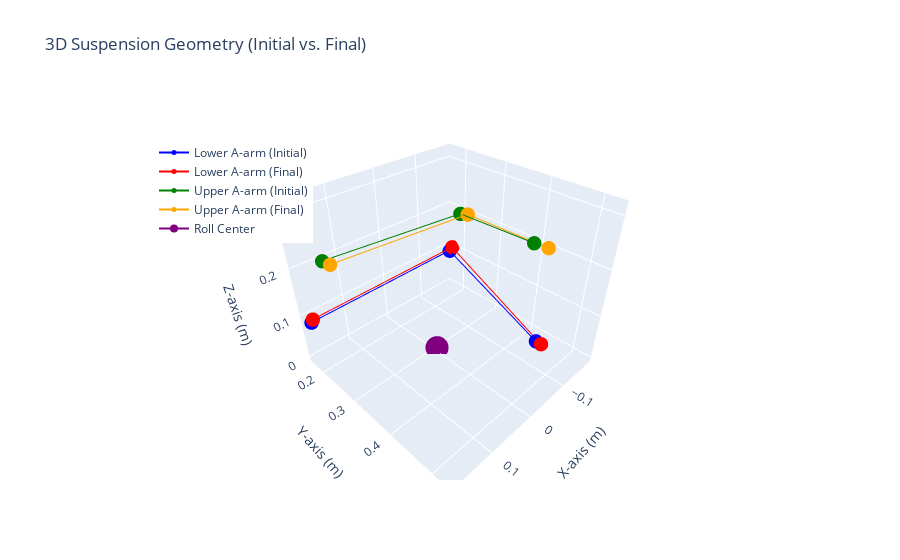

The code cell stored with this chart in its notebook:
### Code cell
# Extract the initial and final suspension points from the results
lower_initial = results[0, 2:11].reshape(3, 3)  # First row, lower A-arm (3x3)
upper_initial = results[0, 11:20].reshape(3, 3)  # First row, upper A-arm (3x3)

lower_final = results[-1, 2:11].reshape(3, 3)  # Last row, lower A-arm (3x3)
upper_final = results[-1, 11:20].reshape(3, 3)  # Last row, upper A-arm (3x3)

# Extract roll centers
rc_initial = results[0, 20:23]  # Initial roll center
rc_final = results[-1, 20:23]  # Final roll center

# Create a 3D scatter plot
fig = go.Figure()

# Add initial lower A-arm points
fig.add_trace(go.Scatter3d(
    x=lower_initial[:, 0], y=lower_initial[:, 1], z=lower_initial[:, 2],
    mode='markers+lines',
    marker=dict(size=5, color='blue'),
    name='Lower A-arm (Initial)'
))

# Add final lower A-arm points
fig.add_trace(go.Scatter3d(
    x=lower_final[:, 0], y=lower_final[:, 1], z=lower_final[:, 2],
    mode='markers+lines',
    marker=dict(size=5, color='red'),
    name='Lower A-arm (Final)'
))

# Add initial upper A-arm points
fig.add_trace(go.Scatter3d(
    x=upper_initial[:, 0], y=upper_initial[:, 1], z=upper_initial[:, 2],
    mode='markers+lines',
    marker=dict(size=5, color='green'),
    name='Upper A-arm (Initial)'
))

# Add final upper A-arm points
fig.add_trace(go.Scatter3d(
    x=upper_final[:, 0], y=upper_final[:, 1], z=upper_final[:, 2],
    mode='markers+lines',
    marker=dict(size=5, color='orange'),
    name='Upper A-arm (Final)'
))

# Add roll center points
fig.add_trace(go.Scatter3d(
    x=[rc_initial[0], rc_final[0]],
    y=[rc_initial[1], rc_final[1]],
    z=[rc_initial[2], rc_final[2]],
    mode='markers+lines',
    marker=dict(size=8, color='purple'),
    name='Roll Center'
))

# Configure the layout
fig.update_layout(
    scene=dict(
        xaxis_title='X-axis (m)',
        yaxis_title='Y-axis (m)',
        zaxis_title='Z-axis (m)'
    ),
    title="3D Suspension Geometry (Initial vs. Final)",
    legend=dict(x=0.1, y=0.9)
)

# Show the figure
fig.show()

# Print the initial and final points
print("Initial Lower A-arm Points:\n", lower_initial)
print("Final Lower A-arm Points:\n", lower_final)

print("Initial Upper A-arm Points:\n", upper_initial)
print("Final Upper A-arm Points:\n", upper_final)

print("Initial Roll Center:", rc_initial)
print("Final Roll Center:", rc_final)

### Figure 1 — Plotly figure (JSON) as saved in the notebook; plotly's stock layout.template omitted (floating-point values rounded to 4 significant figures)
{"data": [{"marker": {"color": "blue", "size": 5}, "mode": "markers+lines", "name": "Lower A-arm (Initial)", "type": "scatter3d", "x": [-0.0175, -0.18, 0.18], "y": [0.519, 0.165, 0.17], "z": [0.137, 0.087, 0.087]}, {"marker": {"color": "red", "size": 5}, "mode": "markers+lines", "name": "Lower A-arm (Final)", "type": "scatter3d", "x": [-0.01755, -0.18, 0.18], "y": [0.5285, 0.1731, 0.1781], "z": [0.137, 0.09924, 0.09881]}, {"marker": {"color": "green", "size": 5}, "mode": "markers+lines", "name": "Upper A-arm (Initial)", "type": "scatter3d", "x": [0.0015, -0.135, 0.18], "y": [0.5065, 0.24, 0.255], "z": [0.315, 0.22, 0.255]}, {"marker": {"color": "orange", "size": 5}, "mode": "markers+lines", "name": "Upper A-arm (Final)", "type": "scatter3d", "x": [-0.0002972, -0.135, 0.18], "y": [0.5284, 0.2594, 0.2774], "z": [0.3157, 0.2252, 0.2588]}, {"marker": {"color": "purple", "size": 8}, "mode": "markers+lines", "name": "Roll Center", "type": "scatter3d", "x": [0, 0], "y": [0.3093, 0.3093], "z": [-7.35e-05, -7.35e-05]}], "layout": {"legend": {"x": 0.1, "y": 0.9}, "scene": {"xaxis": {"title": {"text": "X-axis (m)"}}, "yaxis": {"title": {"text": "Y-axis (m)"}}, "zaxis": {"title": {"text": "Z-axis (m)"}}}, "title": {"text": "3D Suspension Geometry (Initial vs. Final)"}}}
